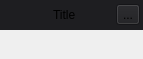
<?xml version="1.0" encoding="UTF-8"?>
<ui version="4.0">
 <class>UI::BaseDialogContainer</class>
 <widget class="UI::NamedWidget" name="UI::BaseDialogContainer">
  <property name="geometry">
   <rect>
    <x>0</x>
    <y>0</y>
    <width>143</width>
    <height>59</height>
   </rect>
  </property>
  <property name="windowTitle">
   <string>BaseDialogContainer</string>
  </property>
  <layout class="QVBoxLayout" name="verticalLayout_2">
   <property name="spacing">
    <number>0</number>
   </property>
   <property name="leftMargin">
    <number>0</number>
   </property>
   <property name="topMargin">
    <number>0</number>
   </property>
   <property name="rightMargin">
    <number>0</number>
   </property>
   <property name="bottomMargin">
    <number>0</number>
   </property>
   <item>
    <widget class="QWidget" name="titleWidget" native="true">
     <property name="sizePolicy">
      <sizepolicy hsizetype="Preferred" vsizetype="Minimum">
       <horstretch>0</horstretch>
       <verstretch>0</verstretch>
      </sizepolicy>
     </property>
     <property name="styleSheet">
      <string notr="true">background: rgba(30, 30, 33, 255)</string>
     </property>
     <layout class="QHBoxLayout" name="titleLayout">
      <property name="spacing">
       <number>0</number>
      </property>
      <property name="leftMargin">
       <number>0</number>
      </property>
      <property name="topMargin">
       <number>0</number>
      </property>
      <property name="rightMargin">
       <number>0</number>
      </property>
      <property name="bottomMargin">
       <number>0</number>
      </property>
      <item>
       <layout class="QHBoxLayout" name="horizontalLayout_2">
        <property name="spacing">
         <number>0</number>
        </property>
        <property name="leftMargin">
         <number>3</number>
        </property>
        <property name="topMargin">
         <number>3</number>
        </property>
        <property name="bottomMargin">
         <number>3</number>
        </property>
        <item>
         <spacer name="horizontalSpacer">
          <property name="orientation">
           <enum>Qt::Horizontal</enum>
          </property>
          <property name="sizeHint" stdset="0">
           <size>
            <width>40</width>
            <height>20</height>
           </size>
          </property>
         </spacer>
        </item>
       </layout>
      </item>
      <item>
       <widget class="QLabel" name="label">
        <property name="sizePolicy">
         <sizepolicy hsizetype="Minimum" vsizetype="Preferred">
          <horstretch>0</horstretch>
          <verstretch>0</verstretch>
         </sizepolicy>
        </property>
        <property name="text">
         <string>Title</string>
        </property>
       </widget>
      </item>
      <item>
       <layout class="QHBoxLayout" name="horizontalLayout">
        <property name="spacing">
         <number>0</number>
        </property>
        <property name="topMargin">
         <number>3</number>
        </property>
        <property name="rightMargin">
         <number>3</number>
        </property>
        <property name="bottomMargin">
         <number>3</number>
        </property>
        <item>
         <spacer name="horizontalSpacer_2">
          <property name="orientation">
           <enum>Qt::Horizontal</enum>
          </property>
          <property name="sizeHint" stdset="0">
           <size>
            <width>40</width>
            <height>20</height>
           </size>
          </property>
         </spacer>
        </item>
        <item>
         <widget class="QToolButton" name="close">
          <property name="enabled">
           <bool>true</bool>
          </property>
          <property name="mouseTracking">
           <bool>true</bool>
          </property>
          <property name="focusPolicy">
           <enum>Qt::ClickFocus</enum>
          </property>
          <property name="text">
           <string>...</string>
          </property>
          <property name="icon">
           <iconset resource="../../resources/resources.qrc">
            <normaloff>:/close.png</normaloff>:/close.png</iconset>
          </property>
          <property name="checkable">
           <bool>false</bool>
          </property>
         </widget>
        </item>
       </layout>
      </item>
     </layout>
    </widget>
   </item>
   <item>
    <layout class="QVBoxLayout" name="contentLayout">
     <property name="spacing">
      <number>0</number>
     </property>
    </layout>
   </item>
   <item>
    <widget class="QWidget" name="customFooter" native="true">
     <property name="sizePolicy">
      <sizepolicy hsizetype="Preferred" vsizetype="Minimum">
       <horstretch>0</horstretch>
       <verstretch>0</verstretch>
      </sizepolicy>
     </property>
     <property name="styleSheet">
      <string notr="true">QPushButton {
    color: rgba(225, 225, 228, 255);
    background: rgba(0, 0, 0, 77);
    border: 1px solid transparent;
    border-radius: 4px;
    outline: none;

    padding: 4px 6px;
    min-height: 16px;
    max-height: 16px;
    height: 16px;
    qproperty-iconSize: 14px;
}

QPushButton:hover,
QPushButton:focus {
    color: rgba(110, 185, 255, 255);
    background: rgba(45, 52, 68, 255);
    border-color: rgba(52, 80, 130, 255);
}

QPushButton:pressed {
    color: rgba(110, 185, 255, 255);
    background: rgba(52, 80, 130, 255);
    border-color: transparent;
}

QPushButton:checked {
    color: rgba(110, 185, 255, 255);
    background: rgba(45, 52, 68, 255);
    border-color: transparent;
}

QPushButton:disabled {
    color: rgba(70, 70, 73, 255);
    background: rgba(0, 0, 0, 77);
    border-color: transparent;
}

QPushButton[widget-type=&quot;Warning&quot;] {
    color: rgba(255, 97, 125, 255);
    background: transparent;
    border-color: transparent;
}

QPushButton[widget-type=&quot;Active&quot;] {
    color: rgba(110, 185, 255, 255);
    background: rgba(45, 52, 68, 255);
    border-color: transparent;
}</string>
     </property>
     <layout class="QHBoxLayout" name="footerLayout">
      <property name="spacing">
       <number>0</number>
      </property>
      <property name="leftMargin">
       <number>11</number>
      </property>
      <property name="topMargin">
       <number>11</number>
      </property>
      <property name="rightMargin">
       <number>11</number>
      </property>
      <property name="bottomMargin">
       <number>11</number>
      </property>
     </layout>
    </widget>
   </item>
  </layout>
 </widget>
 <customwidgets>
  <customwidget>
   <class>UI::NamedWidget</class>
   <extends>QWidget</extends>
   <header>NamedWidget.h</header>
  </customwidget>
 </customwidgets>
 <resources>
  <include location="../../resources/resources.qrc"/>
 </resources>
 <connections/>
</ui>
